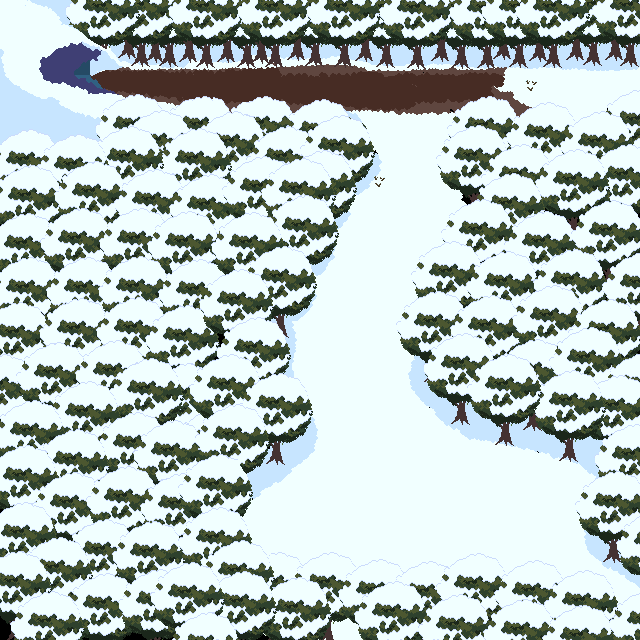

Below is a game level as drawn by its tile map, then a one-line description and the .tmx file that defines it, in full:
An orthogonal 40x40 tile map with 16x16 px tiles, 1 tile layer (Tile Layer 1).

<map version="1.9" tiledversion="1.9.2" orientation="orthogonal" renderorder="right-down" width="40" height="40" tilewidth="16" tileheight="16" infinite="0" nextlayerid="2" nextobjectid="1">
 <tileset firstgid="1" name="mapdraw001" tilewidth="16" tileheight="16" tilecount="1600" columns="40">
  <image source="mapdraw001.png" width="640" height="640" />
 </tileset>
 <layer id="1" name="Tile Layer 1" width="40" height="40">
  <data encoding="csv">
1,2,3,4,5,6,7,8,9,10,11,12,13,14,15,16,17,18,19,20,21,22,23,24,25,26,27,28,29,30,31,32,33,34,35,36,37,38,39,40,
41,42,43,44,45,46,47,48,49,50,51,52,53,54,55,56,57,58,59,60,61,62,63,64,65,66,67,68,69,70,71,72,73,74,75,76,77,78,79,80,
81,82,83,84,85,86,87,88,89,90,91,92,93,94,95,96,97,98,99,100,101,102,103,104,105,106,107,108,109,110,111,112,113,114,115,116,117,118,119,120,
121,122,123,124,125,126,127,128,129,130,131,132,133,134,135,136,137,138,139,140,141,142,143,144,145,146,147,148,149,150,151,152,153,154,155,156,157,158,159,160,
161,162,163,164,165,166,167,168,169,170,171,172,173,174,175,176,177,178,179,180,181,182,183,184,185,186,187,188,189,190,191,192,193,194,195,196,197,198,199,200,
201,202,203,204,205,206,207,208,209,210,211,212,213,214,215,216,217,218,219,220,221,222,223,224,225,226,227,228,229,230,231,232,233,234,235,236,237,238,239,240,
241,242,243,244,245,246,247,248,249,250,251,252,253,254,255,256,257,258,259,260,261,262,263,264,265,266,267,268,269,270,271,272,273,274,275,276,277,278,279,280,
281,282,283,284,285,286,287,288,289,290,291,292,293,294,295,296,297,298,299,300,301,302,303,304,305,306,307,308,309,310,311,312,313,314,315,316,317,318,319,320,
321,322,323,324,325,326,327,328,329,330,331,332,333,334,335,336,337,338,339,340,341,342,343,344,345,346,347,348,349,350,351,352,353,354,355,356,357,358,359,360,
361,362,363,364,365,366,367,368,369,370,371,372,373,374,375,376,377,378,379,380,381,382,383,384,385,386,387,388,389,390,391,392,393,394,395,396,397,398,399,400,
401,402,403,404,405,406,407,408,409,410,411,412,413,414,415,416,417,418,419,420,421,422,423,424,425,426,427,428,429,430,431,432,433,434,435,436,437,438,439,440,
441,442,443,444,445,446,447,448,449,450,451,452,453,454,455,456,457,458,459,460,461,462,463,464,465,466,467,468,469,470,471,472,473,474,475,476,477,478,479,480,
481,482,483,484,485,486,487,488,489,490,491,492,493,494,495,496,497,498,499,500,501,502,503,504,505,506,507,508,509,510,511,512,513,514,515,516,517,518,519,520,
521,522,523,524,525,526,527,528,529,530,531,532,533,534,535,536,537,538,539,540,541,542,543,544,545,546,547,548,549,550,551,552,553,554,555,556,557,558,559,560,
561,562,563,564,565,566,567,568,569,570,571,572,573,574,575,576,577,578,579,580,581,582,583,584,585,586,587,588,589,590,591,592,593,594,595,596,597,598,599,600,
601,602,603,604,605,606,607,608,609,610,611,612,613,614,615,616,617,618,619,620,621,622,623,624,625,626,627,628,629,630,631,632,633,634,635,636,637,638,639,640,
641,642,643,644,645,646,647,648,649,650,651,652,653,654,655,656,657,658,659,660,661,662,663,664,665,666,667,668,669,670,671,672,673,674,675,676,677,678,679,680,
681,682,683,684,685,686,687,688,689,690,691,692,693,694,695,696,697,698,699,700,701,702,703,704,705,706,707,708,709,710,711,712,713,714,715,716,717,718,719,720,
721,722,723,724,725,726,727,728,729,730,731,732,733,734,735,736,737,738,739,740,741,742,743,744,745,746,747,748,749,750,751,752,753,754,755,756,757,758,759,760,
761,762,763,764,765,766,767,768,769,770,771,772,773,774,775,776,777,778,779,780,781,782,783,784,785,786,787,788,789,790,791,792,793,794,795,796,797,798,799,800,
801,802,803,804,805,806,807,808,809,810,811,812,813,814,815,816,817,818,819,820,821,822,823,824,825,826,827,828,829,830,831,832,833,834,835,836,837,838,839,840,
841,842,843,844,845,846,847,848,849,850,851,852,853,854,855,856,857,858,859,860,861,862,863,864,865,866,867,868,869,870,871,872,873,874,875,876,877,878,879,880,
881,882,883,884,885,886,887,888,889,890,891,892,893,894,895,896,897,898,899,900,901,902,903,904,905,906,907,908,909,910,911,912,913,914,915,916,917,918,919,920,
921,922,923,924,925,926,927,928,929,930,931,932,933,934,935,936,937,938,939,940,941,942,943,944,945,946,947,948,949,950,951,952,953,954,955,956,957,958,959,960,
961,962,963,964,965,966,967,968,969,970,971,972,973,974,975,976,977,978,979,980,981,982,983,984,985,986,987,988,989,990,991,992,993,994,995,996,997,998,999,1000,
1001,1002,1003,1004,1005,1006,1007,1008,1009,1010,1011,1012,1013,1014,1015,1016,1017,1018,1019,1020,1021,1022,1023,1024,1025,1026,1027,1028,1029,1030,1031,1032,1033,1034,1035,1036,1037,1038,1039,1040,
1041,1042,1043,1044,1045,1046,1047,1048,1049,1050,1051,1052,1053,1054,1055,1056,1057,1058,1059,1060,1061,1062,1063,1064,1065,1066,1067,1068,1069,1070,1071,1072,1073,1074,1075,1076,1077,1078,1079,1080,
1081,1082,1083,1084,1085,1086,1087,1088,1089,1090,1091,1092,1093,1094,1095,1096,1097,1098,1099,1100,1101,1102,1103,1104,1105,1106,1107,1108,1109,1110,1111,1112,1113,1114,1115,1116,1117,1118,1119,1120,
1121,1122,1123,1124,1125,1126,1127,1128,1129,1130,1131,1132,1133,1134,1135,1136,1137,1138,1139,1140,1141,1142,1143,1144,1145,1146,1147,1148,1149,1150,1151,1152,1153,1154,1155,1156,1157,1158,1159,1160,
1161,1162,1163,1164,1165,1166,1167,1168,1169,1170,1171,1172,1173,1174,1175,1176,1177,1178,1179,1180,1181,1182,1183,1184,1185,1186,1187,1188,1189,1190,1191,1192,1193,1194,1195,1196,1197,1198,1199,1200,
1201,1202,1203,1204,1205,1206,1207,1208,1209,1210,1211,1212,1213,1214,1215,1216,1217,1218,1219,1220,1221,1222,1223,1224,1225,1226,1227,1228,1229,1230,1231,1232,1233,1234,1235,1236,1237,1238,1239,1240,
1241,1242,1243,1244,1245,1246,1247,1248,1249,1250,1251,1252,1253,1254,1255,1256,1257,1258,1259,1260,1261,1262,1263,1264,1265,1266,1267,1268,1269,1270,1271,1272,1273,1274,1275,1276,1277,1278,1279,1280,
1281,1282,1283,1284,1285,1286,1287,1288,1289,1290,1291,1292,1293,1294,1295,1296,1297,1298,1299,1300,1301,1302,1303,1304,1305,1306,1307,1308,1309,1310,1311,1312,1313,1314,1315,1316,1317,1318,1319,1320,
1321,1322,1323,1324,1325,1326,1327,1328,1329,1330,1331,1332,1333,1334,1335,1336,1337,1338,1339,1340,1341,1342,1343,1344,1345,1346,1347,1348,1349,1350,1351,1352,1353,1354,1355,1356,1357,1358,1359,1360,
1361,1362,1363,1364,1365,1366,1367,1368,1369,1370,1371,1372,1373,1374,1375,1376,1377,1378,1379,1380,1381,1382,1383,1384,1385,1386,1387,1388,1389,1390,1391,1392,1393,1394,1395,1396,1397,1398,1399,1400,
1401,1402,1403,1404,1405,1406,1407,1408,1409,1410,1411,1412,1413,1414,1415,1416,1417,1418,1419,1420,1421,1422,1423,1424,1425,1426,1427,1428,1429,1430,1431,1432,1433,1434,1435,1436,1437,1438,1439,1440,
1441,1442,1443,1444,1445,1446,1447,1448,1449,1450,1451,1452,1453,1454,1455,1456,1457,1458,1459,1460,1461,1462,1463,1464,1465,1466,1467,1468,1469,1470,1471,1472,1473,1474,1475,1476,1477,1478,1479,1480,
1481,1482,1483,1484,1485,1486,1487,1488,1489,1490,1491,1492,1493,1494,1495,1496,1497,1498,1499,1500,1501,1502,1503,1504,1505,1506,1507,1508,1509,1510,1511,1512,1513,1514,1515,1516,1517,1518,1519,1520,
1521,1522,1523,1524,1525,1526,1527,1528,1529,1530,1531,1532,1533,1534,1535,1536,1537,1538,1539,1540,1541,1542,1543,1544,1545,1546,1547,1548,1549,1550,1551,1552,1553,1554,1555,1556,1557,1558,1559,1560,
1561,1562,1563,1564,1565,1566,1567,1568,1569,1570,1571,1572,1573,1574,1575,1576,1577,1578,1579,1580,1581,1582,1583,1584,1585,1586,1587,1588,1589,1590,1591,1592,1593,1594,1595,1596,1597,1598,1599,1600
</data>
 </layer>
</map>
